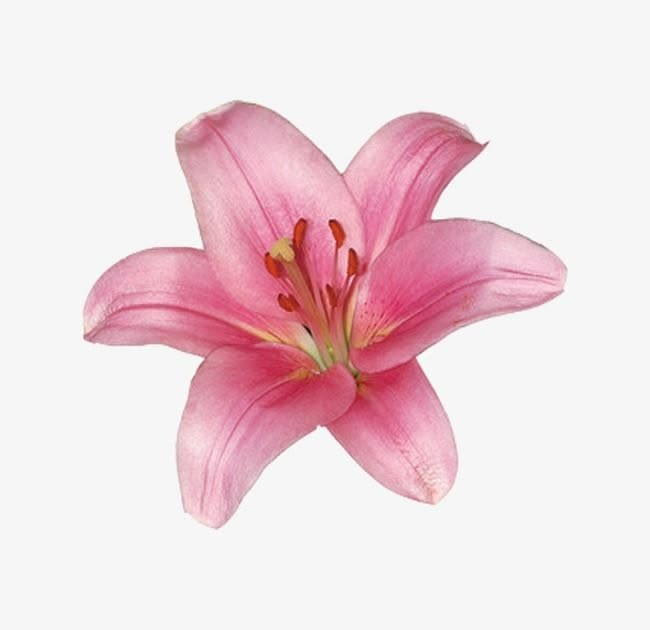
#> input picture images/input/sample.jpg, 650 x 630 px, found by its file name
$ python otsu_threshold.py
#> lines starting #> are read from the running program, lines starting #| are printed output that depends on the picture; after the words box and inside, x2 and y2 are one past the last pixel; in counts of white or black regions, pixels touching at a corner belong together
import cv2

image = cv2.imread("images/input/sample.jpg")
#> image is the input picture: shape (630, 650, 3); mean B, G, R 221.2, 215.9, 238.4

if image is None:
    print("Image not found")
    exit()

gray = cv2.cvtColor(image, cv2.COLOR_BGR2GRAY)
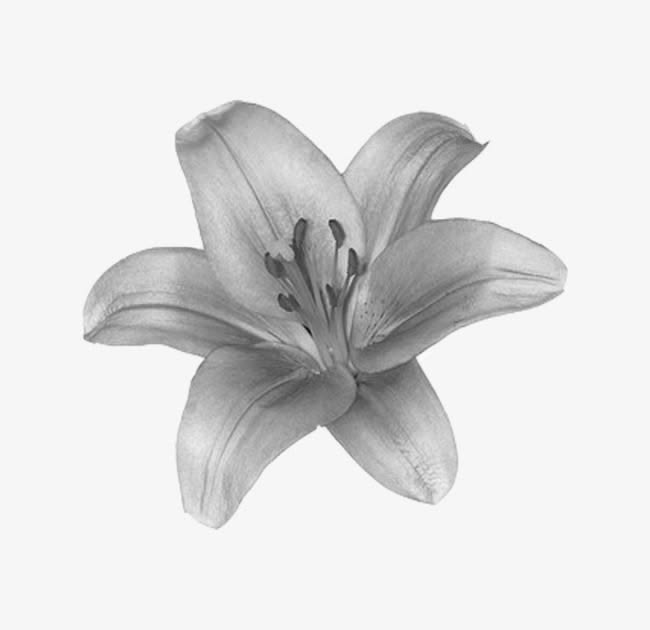
#> gray: shape (630, 650); min 14, max 254, mean 223.2

_, otsu = cv2.threshold(
    gray,
    0,
    255,
    cv2.THRESH_BINARY + cv2.THRESH_OTSU
)
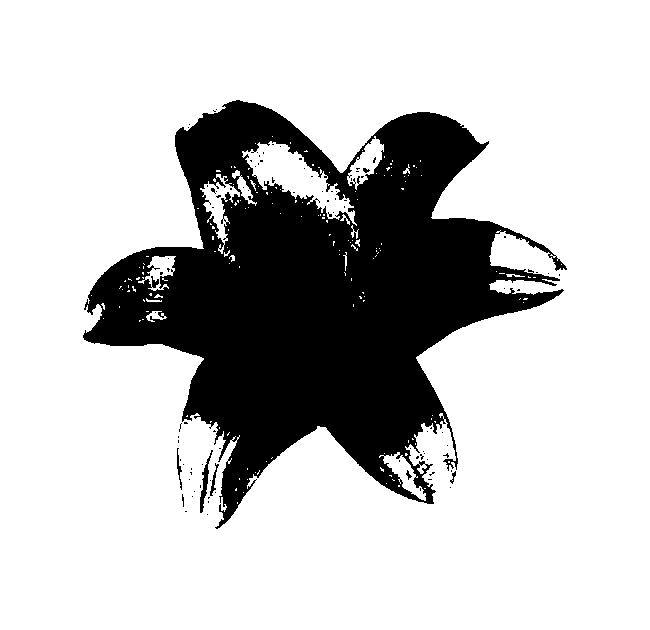
#> otsu: shape (630, 650); 76.9% white; 96 black regions (89 under 20 px), largest, box (x1, y1, x2, y2) and area: (83, 100, 567, 529) 93801, (200, 450, 213, 513) 237, (210, 463, 219, 496) 86

cv2.imwrite("images/output/otsu_threshold.jpg", otsu)

print("Otsu threshold completed successfully!")
